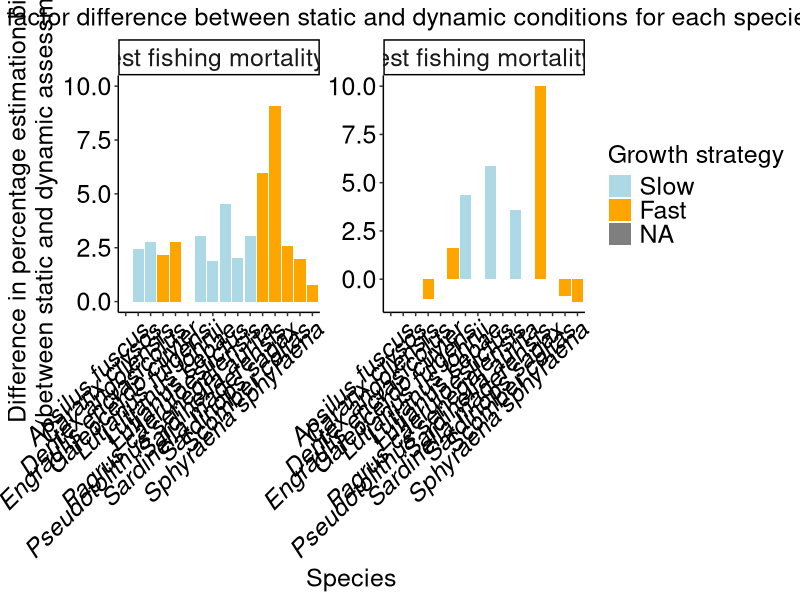

R code for this plot:
# Comparision of size indicators between static and dynamic conditions
# Created by : Richard Takyi (PhD Student, UTAS)

rm(list = ls())

# Load libraries
library(ggplot2)
library(tidyverse)
library(reshape2)
library(patchwork)
library(scales)

# Define reusable palette
# palette_name <- "RdBu"


# Set theme for output plots
theme_set(theme_classic())
theme_update(axis.text.x = element_text(colour = "black", size = 18, angle = 45, hjust = 1, vjust = 1, face = "italic"),
              axis.text.y = element_text(colour = "black", size = 18),
              axis.title.y.right = element_text(colour = "black", size = 18),
              axis.text.y.right = element_text(colour = "black", size = 18), 
              axis.title = element_text(size = 18),
              strip.text = element_text(size = 18),
                legend.text = element_text(size = 18),
                legend.title = element_text(size = 18),
              plot.title = element_text(size = 18, hjust = 0.5))

# Read in the data
comparison <- read.csv("Parameters/comparison.csv")

# Ensure growth_strategy and species are treated as factors
comparison$growth_strategy <- as.factor(comparison$growth_strategy)
comparison$species <- as.factor(comparison$species)

# print(head(comparison))

n <- nrow(comparison)

#  Loop over comparison data
for (irow in 1:n) {
    # Extract the row
    row <- comparison[irow, ]
    
    # Extract the values
    growth_strategy <- row$growth_strategy
    species <- row$species
    
    # Print the values
    # print(paste("Growth Strategy:", growth_strategy))
    # print(paste("Species:", species))
    
    # Create a data frame for comparison
    comparison_df <- data.frame(species = species, 
                                 growth_strategy = growth_strategy,
                                 static_highest = row$static_highest,
                                 static_lowest = row$static_lowest,
                                 static_percentage_decline = row$static_percentage_decline,
                                 dynamic_highest = row$dynamic_highest,
                                 dynamic_lowest = row$dynamic_lowest,
                                 dynamic_percentage_decline = row$dynamic_percentage_decline,
                                 low_posit5 = row$low_posit5,
                                 low_negt5 = row$low_negt5,
                                 medium_posit5 = row$medium_posit5,
                                 medium_posit5 = row$medium_negt5,
                                 high_posit5 = row$high_posit5,
                                 high_negt5 = row$high_negt5,
                                 factor_change_static_dynamic_hst = row$factor_change_static_dynamic_hst,
                                 factor_change_static_dynamic_lst = row$factor_change_static_dynamic_lst,
                                 sp_opt_temp = row$sp_opt_temp)

    # Baseline values
    static_highest <- comparison$static_highest[irow]
    static_lowest <- comparison$static_lowest[irow]
    static_percentage_decline <- comparison$static_percentage_decline[irow]
    dynamic_highest <- comparison$dynamic_highest[irow]
    dynamic_lowest <- comparison$dynamic_lowest[irow]
    dynamic_percentage_decline <- comparison$dynamic_percentage_decline[irow]
    factor_change_static_dynamic_hst <- comparison$factor_change_static_dynamic_hst[irow]
    factor_change_static_dynamic_lst <- comparison$factor_change_static_dynamic_lst[irow]
    sp_opt_temp <- comparison$sp_opt_temp[irow]
    
}


# Plot a bar chart for factor changes in static vs dynamic conditions with ggplot2
comparison_long <- comparison %>%
    mutate(
        growth_strategy = factor(growth_strategy, levels = c("Slow", "Fast"))
    ) %>%
    pivot_longer(
        cols = c(factor_change_static_dynamic_hst, factor_change_static_dynamic_lst),
        names_to = "metric",
        values_to = "value"
    ) %>%
    mutate(
        metric = recode(
            metric,
            factor_change_static_dynamic_hst = "Lowest fishing mortality rate",
            factor_change_static_dynamic_lst = "Highest fishing mortality rate"
        ),
        metric = factor(metric, levels = c("Lowest fishing mortality rate", "Highest fishing mortality rate"))
    )

g10 <- ggplot() +
    # Bar plot
    geom_bar(
        data = comparison_long,
        aes(x = species, y = value, fill = growth_strategy),
        stat = "identity",
        position = "dodge"
    ) +
    facet_wrap(~ metric, scales = "free_y") +
    scale_fill_manual(
        name = "Growth strategy",
        values = c("Slow" = "lightblue", "Fast" = "orange")
    ) +
    scale_y_continuous(
        name = "Difference in percentage estimation bias \n (between static and dynamic assessment)",
    ) +
    labs(
        title = "Estimation factor difference between static and dynamic conditions for each species",
        x = "Species"
    ) +
    facet_wrap(
        ~ metric, 
        scales = "free_y",
        labeller = as_labeller(function(x) x)
    ) +
    # Set y-axis limit for "Lowest fishing mortality rate" facet
    ggplot2::geom_blank(data = comparison_long %>% filter(metric == "Lowest fishing mortality rate") %>% mutate(value = 10), 
                        aes(x = species, y = value))

# Set y-axis limit for the "Lowest fishing mortality rate" facet to 10
g10 <- g10 + 
    ggplot2::facet_wrap(
        ~ metric, 
        scales = "free_y",
        labeller = as_labeller(function(x) x)
    ) +
    ggplot2::geom_blank(
        data = comparison_long %>% filter(metric == "Lowest fishing mortality rate") %>% mutate(value = 10),
        aes(x = species, y = value)
    )

g10


# # # Save g10 plot to a file
# ggsave(g10, filename = paste0("Shared/Outputs/comparison_factor_change_", comparison, ".png"), width = 18, height = 12, units = "in", dpi = 600)



# Plot a bar chart for the comparison with ggplot2
# Reshape the data to long format for plotting multiple variables on y-axis
# Combine static_highest/static_lowest and dynamic_highest/dynamic_lowest into two groups for plotting

# # Prepare data for bar plot (as before)
# comparison_long <- comparison %>%
#     mutate(
#         growth_strategy = factor(growth_strategy, levels = c("Slow", "Fast"))
#     ) %>%
#     pivot_longer(
#         cols = c(static_highest, static_lowest, dynamic_highest, dynamic_lowest),
#         names_to = "metric",
#         values_to = "value"
#     ) %>%
#     mutate(
#         group = case_when(
#             metric %in% c("static_highest", "static_lowest") ~ "Static conditions",
#             metric %in% c("dynamic_highest", "dynamic_lowest") ~ "Dynamic conditions"
#         ),
#         metric = recode(
#             metric,
#             static_highest = "Highest",
#             static_lowest = "Lowest",
#             dynamic_highest = "Highest",
#             dynamic_lowest = "Lowest"
#         ),
#         group = factor(group, levels = c("Static conditions", "Dynamic conditions")),
#         metric = factor(metric, levels = c("Highest", "Lowest"))
#     )

# g11 <- ggplot() +
#     # Bar plot
#     geom_bar(
#         data = comparison_long,
#         aes(x = species, y = value, fill = metric),
#         stat = "identity",
#         position = position_dodge(width = 0.8)
#     ) +
#     facet_wrap(~ group, scales = "free_y") +
#     scale_fill_manual(
#         name = "Indicator value",
#         values = c("Highest" = "brown", "Lowest" = "yellow")
#     ) +
#     scale_y_continuous(
#         name = "Length indicator"
#     ) +
#     labs(
#         title = "Highest and lowest length indicator values under lowest and highest fishing mortality rates, respectively, in both static and dynamic conditions at optimal temperature",
#         x = "Species"
#     )

# g11

# # # # Save g11 plot to a file
# # # ggsave(g11, filename = paste0("Shared/Outputs/comparison_", comparison, ".png"), width = 17, height = 9, units = "in", dpi = 600)


# # Plot a bar chart for the percentages of the comparison with ggplot2
# comparison_long <- comparison %>%
#     mutate(
#         growth_strategy = recode(
#             growth_strategy,
#             "Slow" = "Slow",
#             "Fast" = "Fast"
#         ),
#         # Set factor levels to ensure Slow comes before Fast
#         growth_strategy = factor(growth_strategy, levels = c("Slow", "Fast"))
#     ) %>%
#     pivot_longer(
#         cols = c(
#             static_percentage_decline, dynamic_percentage_decline
#         ),
#         names_to = "metric",
#         values_to = "value"
#     ) %>%
#     mutate(
#         metric = recode(
#             metric,
#             static_percentage_decline = "Static conditions",
#             dynamic_percentage_decline = "Dynamic conditions"
#         ),
#         # Set factor levels to ensure static comes before dynamic
#         metric = factor(
#             metric,
#             levels = c("Static conditions", "Dynamic conditions")
#         )
#     )
# g12 <- ggplot(comparison_long,
#     aes(x = species, y = value, fill = growth_strategy)
# ) +
#     geom_bar(stat = "identity", position = "dodge") +
#     facet_wrap(~ metric, scales = "free_y") +
#     scale_fill_manual(
#         name = "Growth strategy",
#         values = c("Slow" = "lightblue", "Fast" = "orange")
#     ) +
#     labs(
#         title = "Percentage decline in length indicator values between lowest and highest fishing mortality rates under static and dynamic conditions",
#         x = "Species",
#         y = "Percentage (%) decline in length indicator"
#     )

# g12

# # Save g12 plot to a file
# # ggsave(g12, filename = paste0("Shared/Outputs/comparison_percentage_", comparison, ".png"), width = 18, height = 9, units = "in", dpi = 600)


# # Save g11 and g12 plots to a file  
# # Combine g10 and g11 using patchwork and save as a single image
# ggsave(g11 / g12, filename = "Shared/Outputs/comparison_combined.png", width = 22, height = 22, units = "in", dpi = 600)



# # Reshape data for plotting: combine posit5 and negt5 for each Fmort level, distinguish by temperature direction
# comparison_long <- comparison %>%
#     mutate(
#         growth_strategy = factor(growth_strategy, levels = c("Slow", "Fast"))
#     ) %>%
#     pivot_longer(
#         cols = c(
#             low_posit5, low_negt5,
#             medium_posit5, medium_negt5,
#             high_posit5, high_negt5
#         ),
#         names_to = "metric",
#         values_to = "value"
#     ) %>%
#     mutate(
#         Fmort = case_when(
#             grepl("^low_", metric) ~ "0.01",
#             grepl("^medium_", metric) ~ "0.40",
#             grepl("^high_", metric) ~ "1.77"
#         ),
#         Temp = case_when(
#             grepl("posit5$", metric) ~ "+5°C",
#             grepl("negt5$", metric) ~ "-5°C"
#         ),
#         Fmort = factor(Fmort, levels = c("0.01", "0.40", "1.77")),
#         Temp = factor(Temp, levels = c("+5°C", "-5°C"))
#     )

# g13 <- ggplot(comparison_long,
#     aes(x = species, y = value, fill = Temp, group = Temp)
# ) +
#     geom_bar(stat = "identity", position = position_dodge(width = 0.8)) +
#     facet_wrap(~ Fmort, scales = "free_y") +
#     scale_fill_manual(
#         name = "Temperature",
#         values = c("+5°C" ="red", "-5°C" = "skyblue")
#     ) +
#     scale_y_continuous(
#         limits = c(0, 0.25),
#         expand = expansion(mult = c(0, 0.05))
#     ) +
#     labs(
#         title = "Static vs dynamic length-based indicator differences for each species at +5°C and -5°C",
#         x = "Species",
#         y = "Estimation bias \n (Static vs dynamic length indicator)"
#     ) 

# g13

# # # Save g13 plot to a file
# ggsave(g13, filename = paste0("Shared/Outputs/comparison_low_medium_high_", comparison, ".png"), width = 18, height = 9, units = "in", dpi = 600)

# Prepare data for bar plot (as before)
# Prepare data for plotting highest and lowest values together for shared legend

# # # Combine highest and lowest into one long dataframe
# comparison_hilo_long <- comparison %>%
#     mutate(
#         growth_strategy = factor(growth_strategy, levels = c("Slow", "Fast"))
#     ) %>%
#     pivot_longer(
#         cols = c(static_highest, dynamic_highest, static_lowest, dynamic_lowest),
#         names_to = "metric",
#         values_to = "value"
#     ) %>%
#     mutate(
#         condition = case_when(
#             metric %in% c("static_highest", "static_lowest") ~ "Static",
#             metric %in% c("dynamic_highest", "dynamic_lowest") ~ "Dynamic"
#         ),
#         indicator = case_when(
#             metric %in% c("static_highest", "dynamic_highest") ~ "Highest values per species",
#             metric %in% c("static_lowest", "dynamic_lowest") ~ "Lowest values per species"
#         ),
#         condition = factor(condition, levels = c("Static", "Dynamic")),
#         indicator = factor(indicator, levels = c("Highest values per species", "Lowest values per species"))
#     )

# g14_combined <- ggplot(comparison_hilo_long,
#     aes(x = species, y = value, fill = condition)
# ) +
#     geom_bar(stat = "identity", position = position_dodge(width = 0.8)) +
#     scale_fill_manual(
#         name = "Condition",
#         values = c("Static" = "brown", "Dynamic" = "orange")
#     ) +
#     facet_wrap(~ indicator, scales = "free_y") +
#     labs(
#         title = "Highest and lowest length indicator values under static and dynamic conditions at optimal temperature",
#         x = "Species",
#         y = "Length indicator"
#     ) +
#     facet_wrap(~ indicator, scales = "free_y") +
#     scale_y_continuous(
#         limits = c(0, 0.75),
#         expand = expansion(mult = c(0, 0.05))
#     )

# g14_combined


# # # Plot a grouped bar chart showing both static and dynamic percentage declines side by side for each species

# comparison_long <- comparison %>%
#     mutate(
#         growth_strategy = factor(growth_strategy, levels = c("Slow", "Fast"))
#     ) %>%
#     pivot_longer(
#         cols = c(static_percentage_decline, dynamic_percentage_decline),
#         names_to = "Condition",
#         values_to = "Percentage_Decline"
#     ) %>%
#     mutate(
#         Condition = recode(
#             Condition,
#             static_percentage_decline = "Static",
#             dynamic_percentage_decline = "Dynamic"
#         ),
#         Condition = factor(Condition, levels = c("Static", "Dynamic"))
#     )

# g15 <- ggplot(comparison_long,
#     aes(x = species, y = Percentage_Decline, fill = Condition)
# ) +
#     geom_bar(stat = "identity", position = position_dodge(width = 0.8)) +
#     scale_fill_manual(
#         name = "Condition",
#         values = c("Static" = "brown", "Dynamic" = "orange")
#     ) +
#     labs(
#         title = "Percentage decline in length indicator values between lowest and highest fishing mortality rates",
#         x = "Species",
#         y = "Percentage (%) decline in length indicator"
#     )

# g15

# # # Save g15 plot to a file
# ggsave(g14_combined + g15, filename = paste0("Shared/Outputs/comparison_percentage_", comparison, ".png"), width = 26, height = 12, units = "in", dpi = 600)

# # ## Changes in indicators with temperature and fishing mortality
